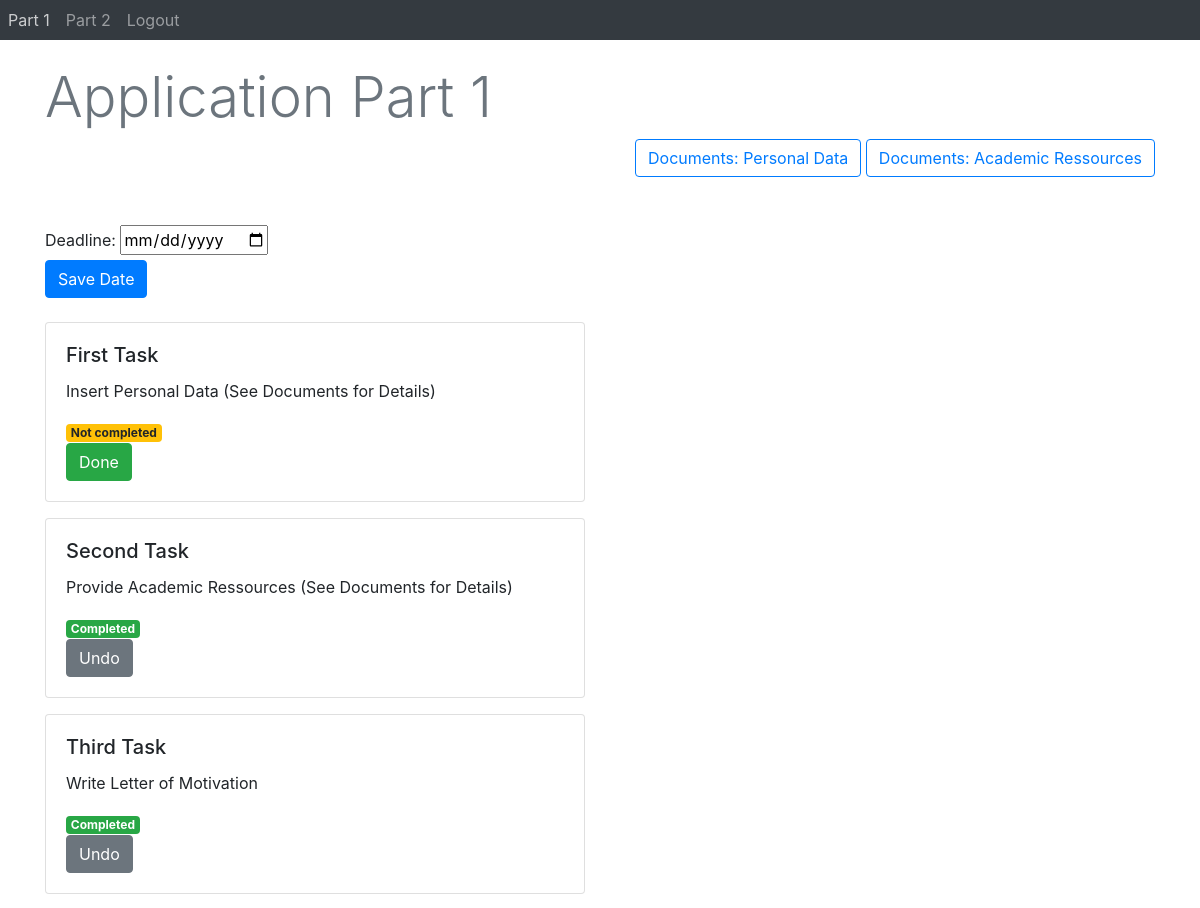
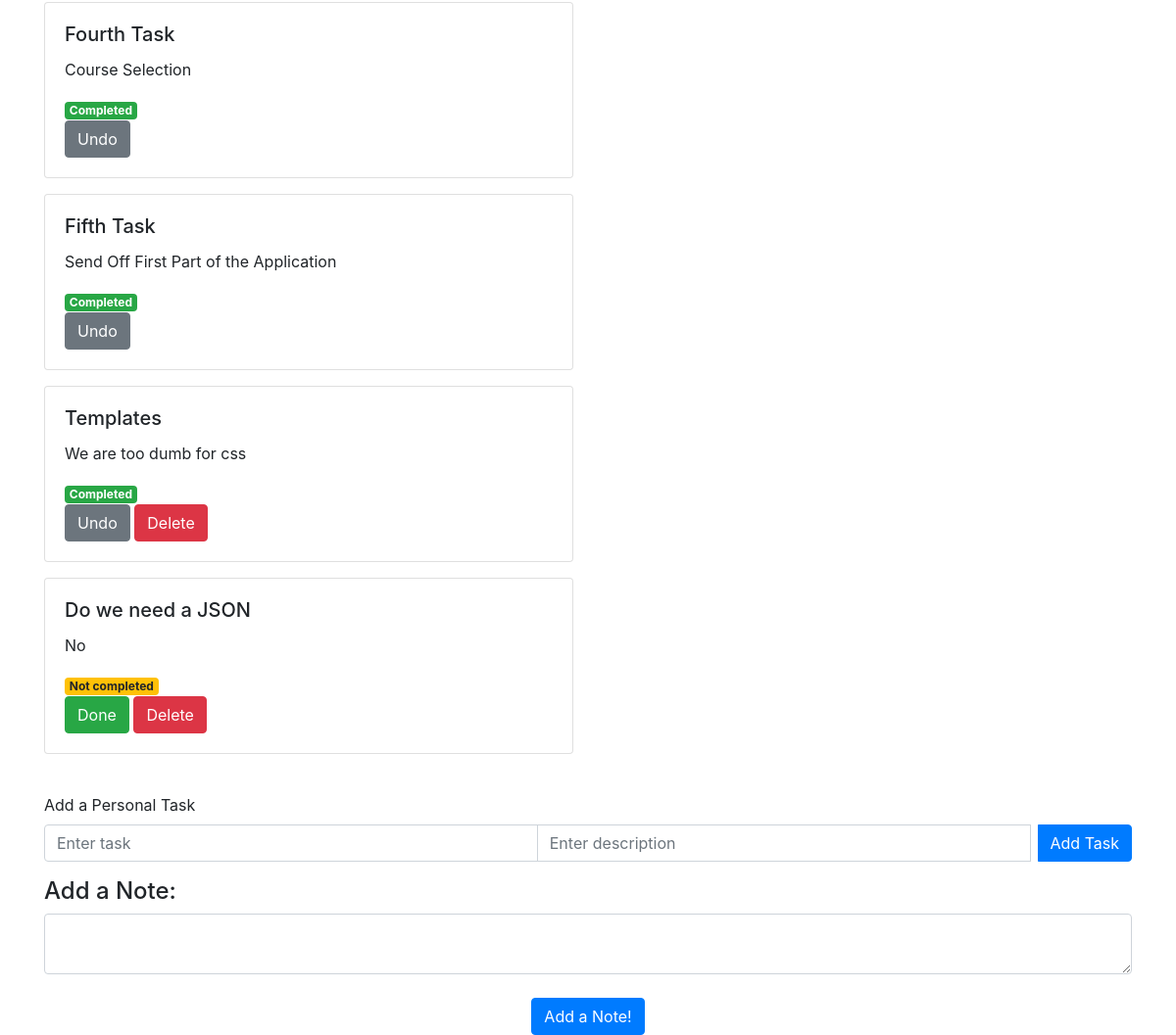
Before: /displayDatePart1/1 (signed in) with the older database file (2 pictures, top to bottom).
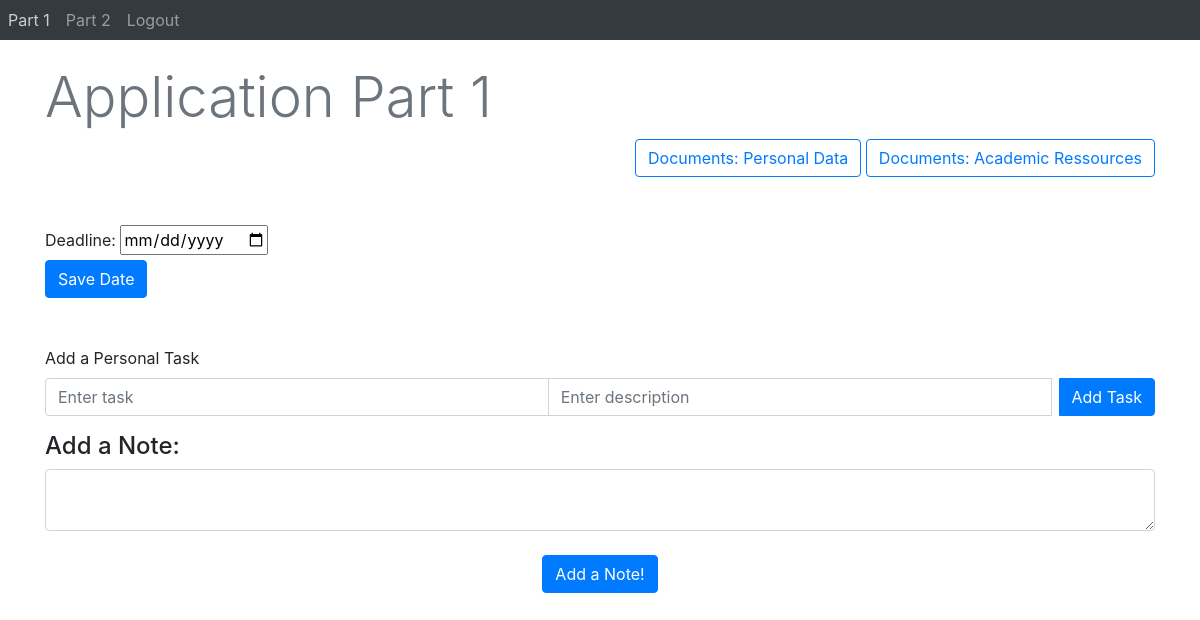
After: the same page with the newer database file.
### Webapp/models.py (models this page shows)
class Task(db.Model):
    id = db.Column(db.Integer, primary_key=True)
    title = db.Column(db.String(100))
    description = db.Column(db.String(100))
    page_name = db.Column(db.String(50), nullable=False)
    completed = db.Column(db.Boolean, default=False)
    user_id = db.Column(db.Integer, db.ForeignKey('user.id'), nullable=True)

### Webapp/views.py (the view)
@views.route('/displayDatePart1/<date_id>')
def displayDatePart1(date_id):
    date = Date.query.filter_by(id=date_id, page_name='Part 1').first()
    return render_template("applicationPart1.html", user=current_user, date=date)

### Webapp/__init__.py (called while the page is built)
def create_app():
    app = Flask(__name__)
    app.config['SECRET_KEY'] = "Rookie Coders"
    app.config['SQLALCHEMY_DATABASE_URI'] = f'sqlite:///{DB_NAME}'
    db.init_app(app)
    from .views import views
    from .auth import auth
    app.register_blueprint(views, url_prefix='/')
    app.register_blueprint(auth, url_prefix='/')
    from .models import User, Task
    with app.app_context():
        db.create_all()
        tasks = Task.query.all()
        for task in tasks:
           db.session.delete(task)
        db.session.commit()
    login_manager = LoginManager()
    login_manager.login_view = 'auth.login'
    login_manager.init_app(app)
    @login_manager.user_loader
    def load_user(id):
        return User.query.get(int(id))
    return app

### Webapp/templates/applicationPart1.html (shortened to what this page needs)
{% extends "base.html" %} {% block title %}Application Part 1{%endblock %}
{% block content %}
<head>
  <link rel="stylesheet" href="{{ url_for('static', filename='css/custom.css') }}">
</head>
<br>
<h1 class="display-4 text-muted">Application Part 1</h1>
<div class = "text-right">
    <button type="submit" onclick="location.href='http://127.0.0.1:5000/SubTaskPersonalData'"class="btn btn-outline-primary">Documents: Personal Data</button>
    <button type="submit" onclick="location.href='http://127.0.0.1:5000/SubTaskAcademicRessources'"class="btn btn-outline-primary">Documents: Academic Ressources</button>
</div>
<br />
<br />
<form action="/save-datePart1" method = "POST" >
    <label for ="date">Deadline:</label>
    <input type = "date" id = "date" name="date"> </input>
    <br />
    <div align = "left">
        <button type = "submit" class = "btn btn-primary">Save Date</button>
    </div>
</form>
<br>
<div class="row">
  <div class="col-md-6">
    {% for task in user.tasks %}
      {% if task.page_name == 'Part 1' %}
        <div class="card mb-3">
          <div class="card-body">
            <h5 class="card-title">{{ task.title }}</h5>
            <p class="card-text">{{ task.description }}</p>
            {% if task.completed == false %}
              <span class="badge badge-warning">Not completed</span>
            {% else %}
              <span class="badge badge-success">Completed</span>
            {% endif %}
            <div>
              {% if task.completed == false %}
                <button type="button" onClick="location.href='/completeTaskPart1/{{ task.id }}'" class="btn btn-success">Done</button>
              {% else %}
                <button type="button" onClick="location.href='/completeTaskPart1/{{ task.id }}'" class="btn btn-secondary">Undo</button>
              {% endif %}
              {% if task.title != 'First Task' and task.title != 'Second Task' and task.title != 'Third Task' and task.title != 'Fourth Task' and task.title != 'Fifth Task' %}
                <button type="button" onClick="location.href='/deleteTaskPart1/{{ task.id }}'" class="btn btn-danger">Delete</button>
              {% endif %}
            </div>
          </div>
        </div>
      {% endif %}
    {% endfor %}
  </div>
</div>
<br>
<form action="/addTaskPart1" method="POST">
  <div class="form-group">
    <label for="title">Add a Personal Task</label>
    <div class="input-group">
      <input type="text" class="form-control" name="title" placeholder="Enter task">
      <input type="text" class="form-control" name="description" placeholder="Enter description">
      <div class="input-group-append">
        <button type="submit" class="btn btn-primary ml-2">Add Task</button>
      </div>
    </div>
  </div>
</form>
<h4> Add a Note: </h4>
<form action ="/addNotePart1" method = "POST" >
    <textarea name = "notePart1" id = "notePart1" class = "form-control"> </textarea>
    <br />
    <div align = "center">
    <button type = "submit" class = "btn btn-primary">Add a Note!</button>
    </div>
</form>
{% endblock %}

### Webapp/templates/base.html (shortened to what this page needs)
<!DOCTYPE html>
<html>
<head>
    <link rel="stylesheet" href="https://stackpath.bootstrapcdn.com/bootstrap/4.4.1/css/bootstrap.min.css"
 />
    <link rel="stylesheet" href="https://stackpath.bootstrapcdn.com/font-awesome/4.7.0/css/font-awesome.min.css"
 />
</head>
<body>
    <nav class="navbar-expand-lg navbar-dark bg-dark">
        <div class="collapse navbar-collapse" id="navbar">
            <div class="navbar-nav">
                {% if current_user.is_authenticated %}
                <a class="nav-item nav-link" id="application1" href="/ApplicationPart1">Part 1</a>
                <a class="nav-item nav-link" id="application2" href="/ApplicationPart2">Part 2</a>
                <a class="nav-item nav-link" id="logout" href="/logout">Logout</a>
                {% else %}
                <a class="nav-item nav-link" id="login" href="/login">Login</a>
                <a class="nav-item nav-link" id="signUp" href="/sign_up">Sign Up</a>
                <a class="nav-item nav-link" id="infopage" href="/infoPage">Info</a>
                {% endif %}
            </div>
        </div>
    </nav>
    <div class="container">
        {% block content %}
        {% endblock %}
    </div>
</body>
</html>

Changed rows visible on the page:
removed Task: title "First Task", description "Insert Personal Data (See Documents for Details)", completed "Not completed"
removed Task: title "Second Task", description "Provide Academic Ressources (See Documents for Details)", completed "Completed"
removed Task: title "Third Task", description "Write Letter of Motivation", completed "Completed"
removed Task: title "Fourth Task", description "Course Selection", completed "Completed"
removed Task: title "Fifth Task", description "Send Off First Part of the Application", completed "Completed"
removed Task: title "Templates", description "We are too dumb for css", completed "Completed"
removed Task: title "Do we need a JSON", description "No", completed "Not completed"
